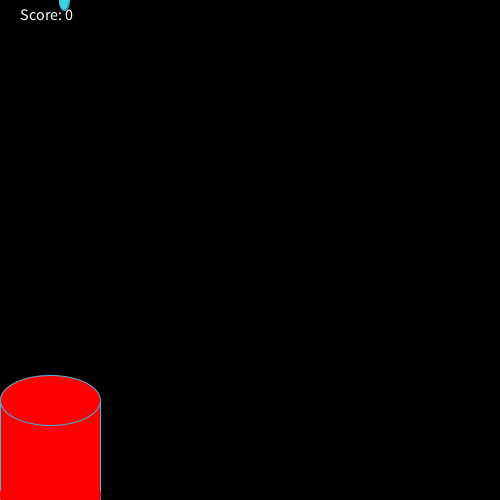
Frame 1 (no input)
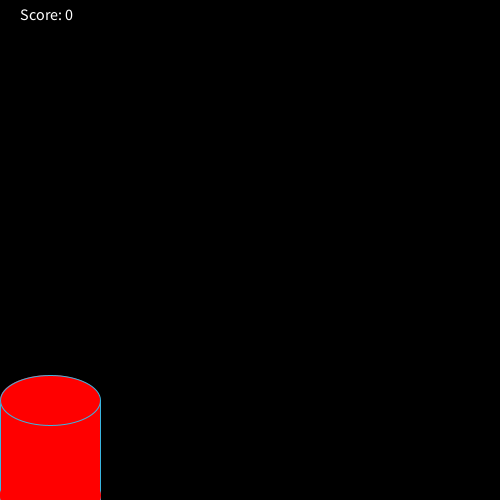
Frame 60 (the mouse pressed at the canvas centre just before this capture)
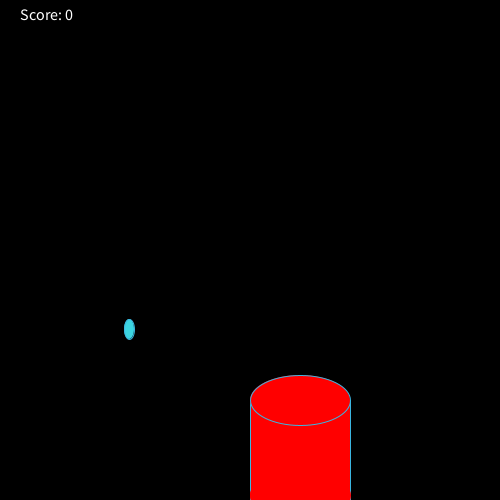
Frame 120 (the mouse held since frame 60 and released just before this capture)

The Processing sketch that drew these frames (run headless with seeded random() and noise(); from frame 60 on, the mouse is pressed at the canvas centre):

// Processing sketch: Rain_Game
// ── Rain_Game.pde
 int y = 0;
 int x = (int) random(width);
 int score = 0;
void setup(){
  size (500,500);
}


void draw(){
  background(0,0,0);
  fill(#3BD4E0);
  stroke(#3BB5E0);
  ellipse(x, y, 10, 20);
  y = y + 7;
  if (y >= height){
   y = 0; 
   checkCatch(x);
   x = (int) random(width);
  }
  fill(255,0,0);
  rect(mouseX,400,100,150);
  ellipse(mouseX + 50,400,100,50);
  stroke(255,0,0);
  ellipse(mouseX + 50,495,100,50);
  fill(255,255,255);
  textSize(16);
  text("Score: " + score, 20, 20);
}
void checkCatch(int x){
         if (x > mouseX && x < mouseX+100)
            score++;
         else if (score > 0) 
            score--;
        println("Your score is now: " + score);
    }
